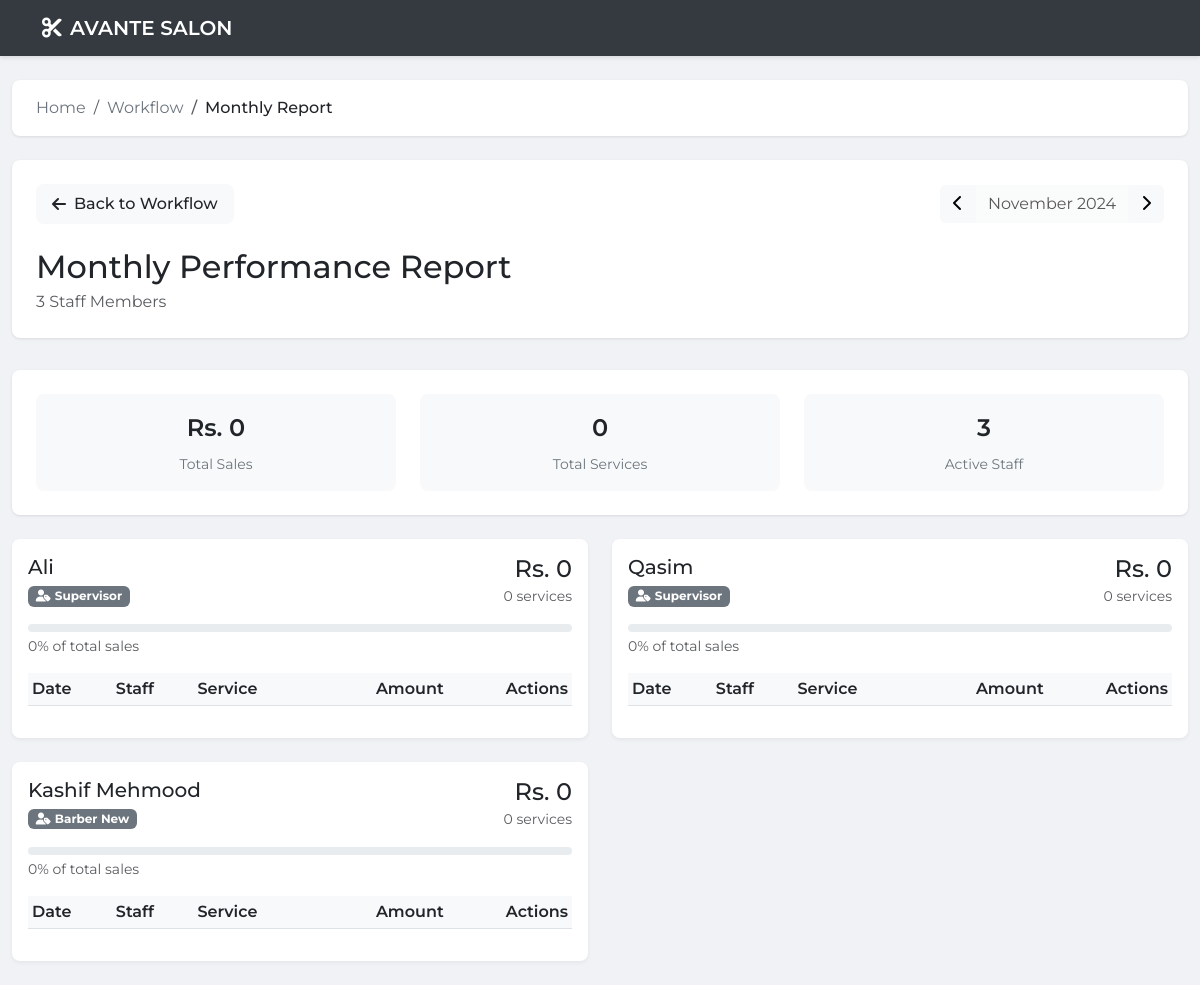
Page /workflow/monthly-report/2024/11/ (signed in) on the committed database.
### core/models.py (models this page shows, shortened)
class Staff(models.Model):
    name = models.CharField(max_length=100)
    role = models.CharField(max_length=10)
    is_active = models.BooleanField(default=True)
    created_at = models.DateTimeField(auto_now_add=True)

### core/views.py (the view, shortened to what this page needs)
# urls.py: path('workflow/monthly-report/', views.monthly_report, name='monthly_report'),
@admin_only
def monthly_report(request, year=None, month=None):
    today = timezone.now()
    if year is None or month is None:
        year = today.year
        month = today.month
    future_date = False
    if year > today.year or (year == today.year and month > today.month):
        year = today.year
        month = today.month
        future_date = True
        messages.warning(request, "Cannot view future months. Showing current month instead.")
    staff_members = Staff.objects.filter(is_active=True)
    start_date = date(year, month, 1)
    if month == 12:
        end_date = date(year + 1, 1, 1)
    else:
        end_date = date(year, month + 1, 1)
    staff_data = []
    total_month_sales = 0
    for staff in staff_members:
        workflows = Workflow.objects.filter(
            artist=staff,
            period__gte=start_date,
            period__lt=end_date
        ).order_by('period', '-created_at')
        staff_total = sum(workflow.amount for workflow in workflows)
        total_month_sales += staff_total
        workflows_count = workflows.count()
        avg_per_service = staff_total // workflows_count if workflows_count > 0 else 0
        daily_workflows = {}
        staff_data.append({
            'staff': staff,
            'total_sales': staff_total,
            'workflows_count': workflows_count,
            'daily_workflows': sorted(daily_workflows.items()),
            'average_per_service': avg_per_service,
            'percentage': 0  # Will be calculated after all staff are processed
        })
    staff_data.sort(key=lambda x: x['total_sales'], reverse=True)
    for data in staff_data:
        if total_month_sales > 0:
            data['percentage'] = round((data['total_sales'] / total_month_sales) * 100, 1)
    context = {
        'staff_data': staff_data,
        'staff_list': staff_members,
        'year': year,
        'month': month,
        'month_name': start_date.strftime('%B'),
        'total_month_sales': total_month_sales,
        'total_services': sum(data['workflows_count'] for data in staff_data),
        'show_next': not (year == today.year and month == today.month)  # Only show next if not current month
    }
    return render(request, 'monthly_report.html', context)

### templates/monthly_report.html (shortened to what this page needs)
{% load static %}
{% load custom_filters %}
<!DOCTYPE html>
<html lang="en">
<head>
    <link href="https://cdn.jsdelivr.net/npm/bootstrap@5.3.0-alpha3/dist/css/bootstrap.min.css" rel="stylesheet">
    <link rel="stylesheet" href="https://cdnjs.cloudflare.com/ajax/libs/font-awesome/6.4.0/css/all.min.css">
</head>
<body>
    <nav class="navbar navbar-expand-lg navbar-dark">
        <div class="container">
            <a class="navbar-brand" href="{% url 'core:index' %}">
                <i class="fas fa-cut me-2"></i>AVANTE SALON
            </a>
        </div>
    </nav>
    <div class="container-fluid py-4">
        <nav aria-label="breadcrumb" class="mb-4">
            <ol class="breadcrumb">
                <li class="breadcrumb-item"><a href="{% url 'core:index' %}">Home</a></li>
                <li class="breadcrumb-item"><a href="{% url 'core:workflow' %}">Workflow</a></li>
                <li class="breadcrumb-item active">Monthly Report</li>
            </ol>
        </nav>
        <div class="page-header">
            <div class="d-flex justify-content-between align-items-center mb-4">
                <div>
                    <a href="{% url 'core:workflow' %}" class="back-btn">
                        <i class="fas fa-arrow-left me-2"></i>Back to Workflow
                    </a>
                </div>
                <div class="btn-group">
                    {% if month == 1 %}
                    <a href="{% url 'core:monthly_report_date' year|add:'-1' 12 %}" class="btn btn-light">
                        <i class="fas fa-chevron-left"></i>
                    </a>
                    {% else %}
                    <a href="{% url 'core:monthly_report_date' year month|add:'-1' %}" class="btn btn-light">
                        <i class="fas fa-chevron-left"></i>
                    </a>
                    {% endif %}
                    <span class="btn btn-light disabled">{{ month_name }} {{ year }}</span>
                    {% if show_next %}
                        {% if month == 12 %}
                        <a href="{% url 'core:monthly_report_date' year|add:'1' 1 %}" class="btn btn-light">
                            <i class="fas fa-chevron-right"></i>
                        </a>
                        {% else %}
                        <a href="{% url 'core:monthly_report_date' year month|add:'1' %}" class="btn btn-light">
                            <i class="fas fa-chevron-right"></i>
                        </a>
                        {% endif %}
                    {% else %}
                        <button class="btn btn-light" disabled>
                            <i class="fas fa-chevron-right"></i>
                        </button>
                    {% endif %}
                </div>
            </div>
            <div class="d-flex justify-content-between align-items-center">
                <div>
                    <h2 class="mb-1">Monthly Performance Report</h2>
                    <p class="text-muted mb-0">{{ staff_data|length }} Staff Members</p>
                </div>
            </div>
        </div>
        <div class="monthly-stats">
            <div class="row g-4">
                <div class="col-md-4">
                    <div class="stat-card">
                        <div class="value">Rs. {{ total_month_sales }}</div>
                        <div class="label">Total Sales</div>
                    </div>
                </div>
                <div class="col-md-4">
                    <div class="stat-card">
                        <div class="value">{{ total_services }}</div>
                        <div class="label">Total Services</div>
                    </div>
                </div>
                <div class="col-md-4">
                    <div class="stat-card">
                        <div class="value">{{ staff_data|length }}</div>
                        <div class="label">Active Staff</div>
                    </div>
                </div>
            </div>
        </div>
        <div class="row g-4">
            {% for staff_member in staff_data %}
            <div class="col-md-6">
                <div class="card staff-card">
                    <div class="card-body">
                        <div class="d-flex justify-content-between align-items-start mb-3">
                            <div>
                                <h5 class="card-title mb-1">{{ staff_member.staff.name }}</h5>
                                <span class="badge bg-secondary">
                                    <i class="fas fa-user-tag me-1"></i>{{ staff_member.staff.role }}
                                </span>
                            </div>
                            <div class="text-end">
                                <h4 class="mb-0">Rs. {{ staff_member.total_sales }}</h4>
                                <small class="text-muted">{{ staff_member.workflows_count }} services</small>
                            </div>
                        </div>
                        <div class="mb-3">
                            <div class="progress">
                            </div>
                            <small class="text-muted d-block mt-1">{{ staff_member.percentage }}% of total sales</small>
                        </div>
                        <div class="daily-breakdown">
                            <table class="table table-sm">
                                <thead>
                                    <tr>
                                        <th>Date</th>
                                        <th>Staff</th>
                                        <th>Service</th>
                                        <th class="text-end">Amount</th>
                                        <th class="text-end">Actions</th>
                                    </tr>
                                </thead>
                            </table>
                        </div>
                    </div>
                </div>
            </div>
            {% endfor %}
        </div>
    </div>
</body>
</html>

### templates/monthly_report.html (style rules this page uses)
body { background-color: #f0f2f5; font-family: 'Montserrat', sans-serif; }
.navbar { background-color: #343a40; box-shadow: 0 2px 4px rgba(0, 0, 0, 0.1); }
.navbar-brand { font-weight: 600; color: white; }
.navbar a { color: white !important; }
.breadcrumb { background-color: white; padding: 1rem 1.5rem; border-radius: 0.5rem; box-shadow: 0 1px 3px rgba(0, 0, 0, 0.1); }
.breadcrumb-item a { color: #6c757d; text-decoration: none; }
.breadcrumb-item.active { color: #212529; font-weight: 500; }
.page-header { background-color: white; padding: 1.5rem; margin-bottom: 2rem; border-radius: 0.5rem; box-shadow: 0 1px 3px rgba(0, 0, 0, 0.1); }
.card { background: white; border-radius: 0.5rem; border: none; box-shadow: 0 2px 4px rgba(0, 0, 0, 0.05); height: 100%; }
.monthly-stats { background: white; border-radius: 0.5rem; padding: 1.5rem; margin-bottom: 1.5rem; box-shadow: 0 1px 3px rgba(0, 0, 0, 0.1); }
.stat-card { text-align: center; padding: 1rem; background: #f8f9fa; border-radius: 0.5rem; }
.stat-card .value { font-size: 1.5rem; font-weight: 600; color: #212529; }
.stat-card .label { color: #6c757d; font-size: 0.875rem; margin-top: 0.5rem; }
.back-btn { background-color: #f8f9fa; color: #212529; border: none; padding: 0.5rem 1rem; border-radius: 0.5rem; font-weight: 500; text-decoration: none; display: inline-flex; align-items: center; }
.progress { height: 8px; border-radius: 0.5rem; background-color: #e9ecef; }
.staff-card { transition: transform 0.2s; }
.daily-breakdown { max-height: 300px; overflow-y: auto; }
.table th { position: sticky; top: 0; background-color: #f8f9fa; font-weight: 600; z-index: 1; }

### rows in the picture
Staff: staff.name "Ali", staff.role "Supervisor", total_sales "0", workflows_count "0", percentage "0"
Staff: staff.name "Qasim", staff.role "Supervisor", total_sales "0", workflows_count "0", percentage "0"
Staff: staff.name "Kashif Mehmood", staff.role "Barber New", total_sales "0", workflows_count "0", percentage "0"

### other values in the picture
{{ month_name }} "November"
{{ year }} "2024"
{{ staff_data|length }} "3"
{{ total_month_sales }} "0"
{{ total_services }} "0"
